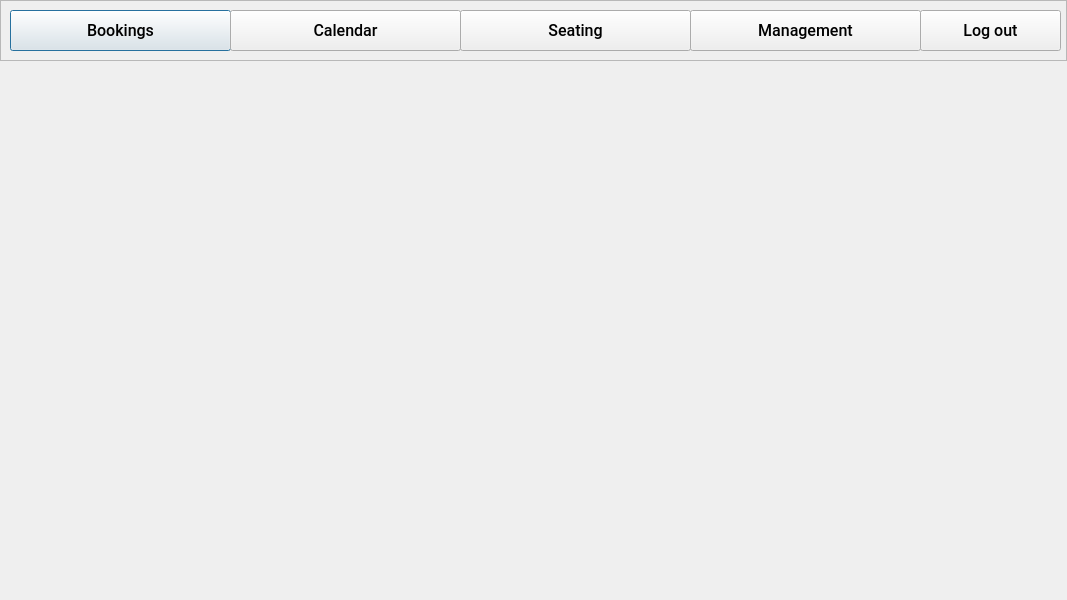
<?xml version="1.0" encoding="UTF-8"?>
<ui version="4.0">
 <class>MainWindow</class>
 <widget class="QDialog" name="MainWindow">
  <property name="geometry">
   <rect>
    <x>0</x>
    <y>0</y>
    <width>1067</width>
    <height>600</height>
   </rect>
  </property>
  <property name="minimumSize">
   <size>
    <width>1067</width>
    <height>600</height>
   </size>
  </property>
  <property name="maximumSize">
   <size>
    <width>1067</width>
    <height>600</height>
   </size>
  </property>
  <property name="windowTitle">
   <string>Dialog</string>
  </property>
  <widget class="QFrame" name="TaskbarFrame">
   <property name="geometry">
    <rect>
     <x>0</x>
     <y>0</y>
     <width>1067</width>
     <height>61</height>
    </rect>
   </property>
   <property name="frameShape">
    <enum>QFrame::StyledPanel</enum>
   </property>
   <property name="frameShadow">
    <enum>QFrame::Raised</enum>
   </property>
   <widget class="QPushButton" name="pbBookings">
    <property name="geometry">
     <rect>
      <x>10</x>
      <y>10</y>
      <width>221</width>
      <height>41</height>
     </rect>
    </property>
    <property name="font">
     <font>
      <family>Roboto Medium</family>
      <pointsize>12</pointsize>
     </font>
    </property>
    <property name="text">
     <string>Bookings</string>
    </property>
   </widget>
   <widget class="QPushButton" name="pbCalendar">
    <property name="geometry">
     <rect>
      <x>230</x>
      <y>10</y>
      <width>231</width>
      <height>41</height>
     </rect>
    </property>
    <property name="font">
     <font>
      <family>Roboto Medium</family>
      <pointsize>12</pointsize>
     </font>
    </property>
    <property name="text">
     <string>Calendar</string>
    </property>
   </widget>
   <widget class="QPushButton" name="pbSeating">
    <property name="geometry">
     <rect>
      <x>460</x>
      <y>10</y>
      <width>231</width>
      <height>41</height>
     </rect>
    </property>
    <property name="font">
     <font>
      <family>Roboto Medium</family>
      <pointsize>12</pointsize>
     </font>
    </property>
    <property name="text">
     <string>Seating</string>
    </property>
   </widget>
   <widget class="QPushButton" name="pbLogout">
    <property name="geometry">
     <rect>
      <x>920</x>
      <y>10</y>
      <width>141</width>
      <height>41</height>
     </rect>
    </property>
    <property name="font">
     <font>
      <family>Roboto Medium</family>
      <pointsize>12</pointsize>
     </font>
    </property>
    <property name="text">
     <string>Log out</string>
    </property>
   </widget>
   <widget class="QPushButton" name="pbManagement">
    <property name="geometry">
     <rect>
      <x>690</x>
      <y>10</y>
      <width>231</width>
      <height>41</height>
     </rect>
    </property>
    <property name="font">
     <font>
      <family>Roboto Medium</family>
      <pointsize>12</pointsize>
     </font>
    </property>
    <property name="text">
     <string>Management</string>
    </property>
   </widget>
  </widget>
  <widget class="QStackedWidget" name="DisplayWidget">
   <property name="geometry">
    <rect>
     <x>0</x>
     <y>60</y>
     <width>1067</width>
     <height>541</height>
    </rect>
   </property>
  </widget>
 </widget>
 <resources/>
 <connections/>
</ui>
